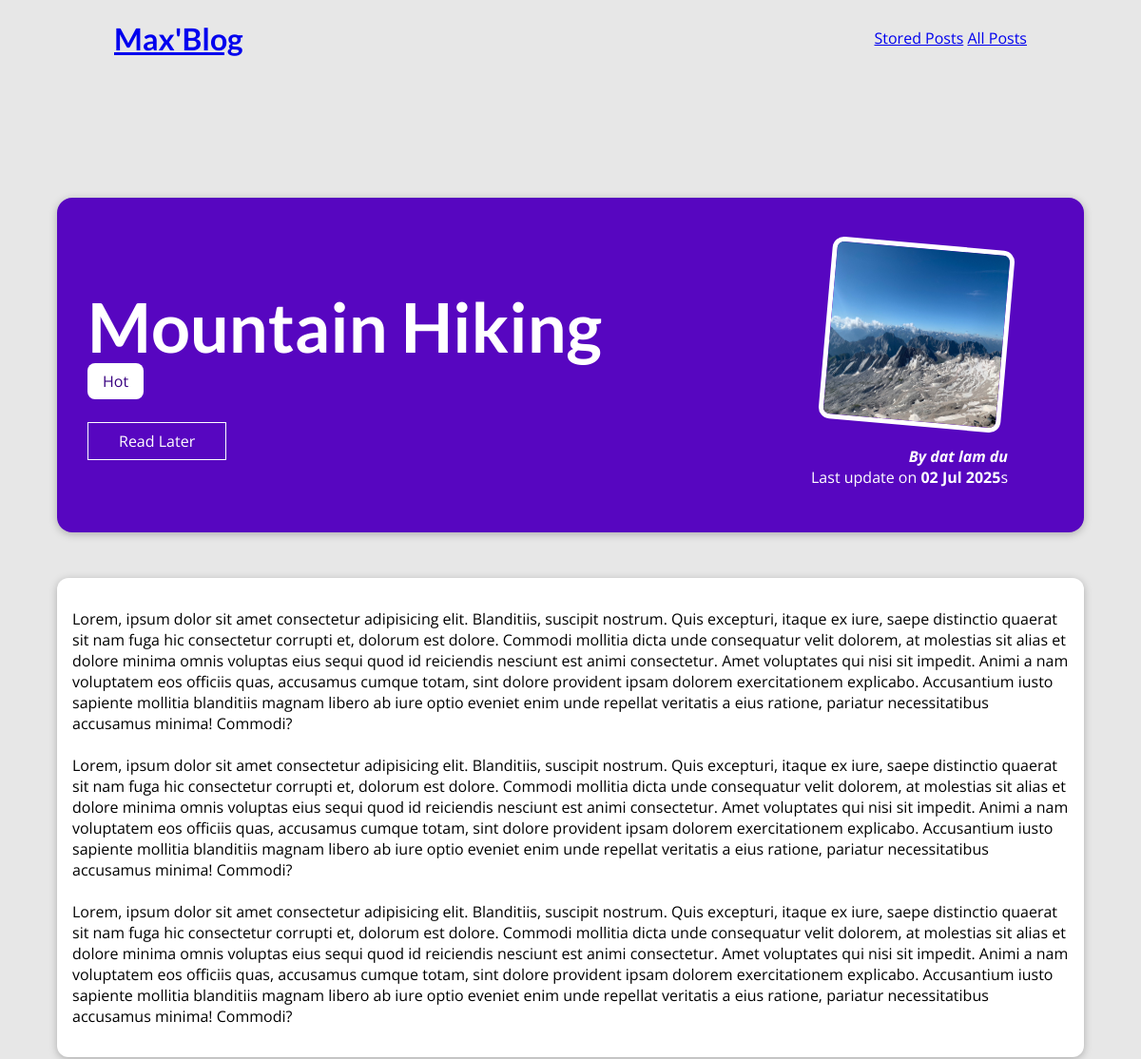
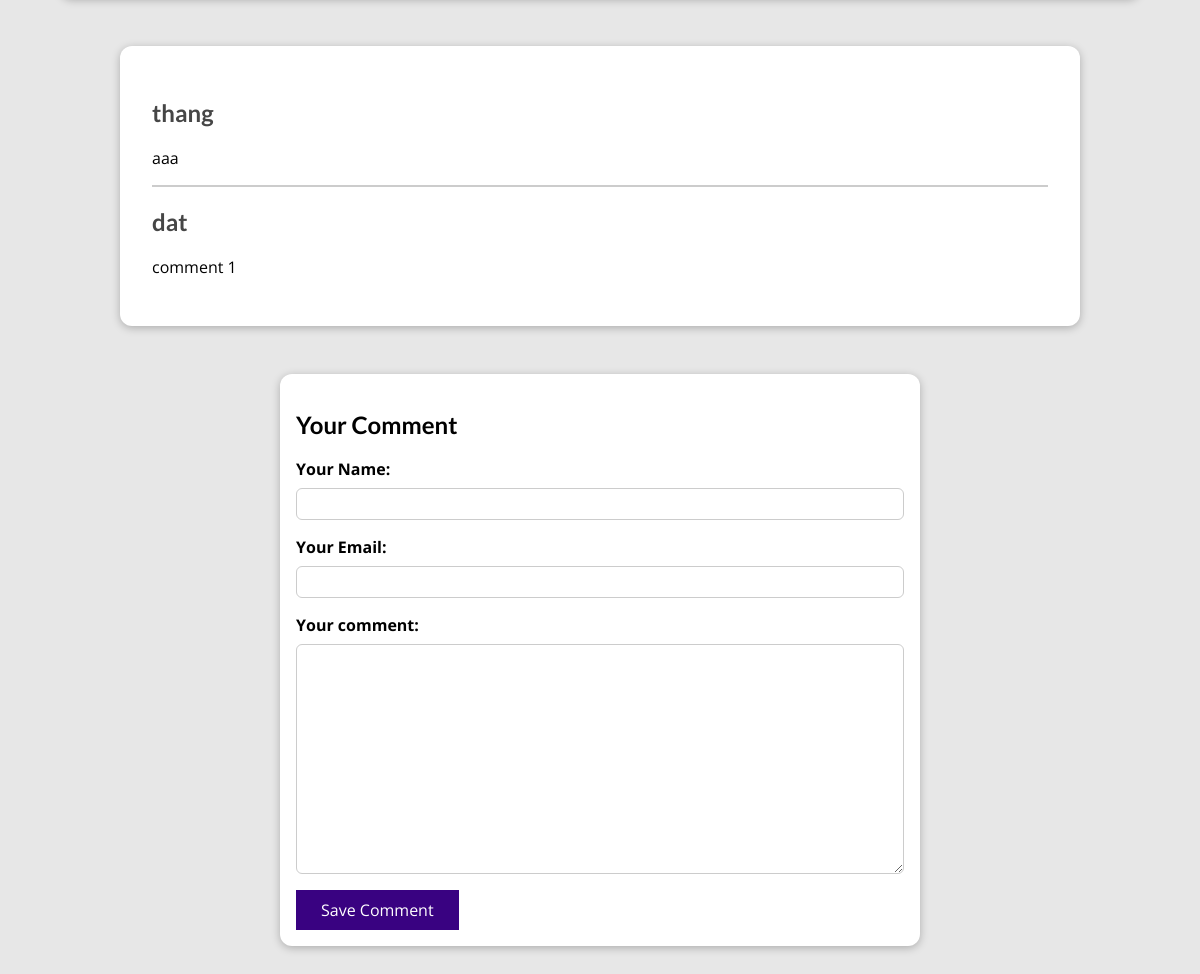
The app's page /posts/mountain-hiking with its own data (2 pictures, top to bottom).
### blog/models.py (models this page shows, shortened)
class Post(models.Model):
    title = models.CharField(max_length=150)
    excerpt = models.CharField(max_length=200)
    image = models.ImageField(upload_to="posts", null=True)
    date = models.DateField(auto_now=True)
    slug = models.SlugField(unique=True, db_index=True)
    content = models.TextField(validators=[MinLengthValidator(10)])
    author = models.ForeignKey(
        Author, on_delete=models.SET_NULL, null=True, related_name="posts")
    tags = models.ManyToManyField(Tag)

class Tag(models.Model):
    caption = models.CharField(max_length=20)

class Author(models.Model):
    first_name = models.CharField(max_length=100)
    last_name = models.CharField(max_length=100)
    email_address = models.EmailField()
    def full_name(self):
        return f"{self.first_name} {self.last_name}"
    def __str__(self):
        return self.full_name()

class Comment(models.Model):
    user_name=models.CharField(max_length=120,null=False,blank=False)
    user_email=models.EmailField()
    text=models.TextField(max_length=400,null=False,blank=False)
    post=models.ForeignKey(Post,on_delete=models.CASCADE,related_name='comments')

### blog/views.py (the view)
# urls.py: path("posts/<slug:slug>",views.SinglePostView.as_view(),name="post-detail-page"),   #/posts/my-first-post
class SinglePostView(View):
    template_name='blog/post-detail.html'
    model=Post
    def get(self,request,slug):
        post=Post.objects.get(slug=slug)
        context={
            'post':post,
            'post_tags':post.tags.all(),
            'comment_form': CommentForm(),
            "comments":post.comments.all().order_by("-id")
        }
        return render(request,'blog/post-detail.html',context)
    def post(self,request,slug):
        comment_form=CommentForm(request.POST)
        post=Post.objects.get(slug=slug)
        if comment_form.is_valid():
            comment=comment_form.save(commit=False)
            comment.post=post
            comment.save()
            return HttpResponseRedirect(reverse('post-detail-page',args=[slug]))
        context={
            'post':post,
            'post_tags':post.tags.all(),
            'comment_form': comment_form,
            "comments":post.comments.all()
        }
        return render(request,'blog/post-detail.html',context)

### blog/forms.py
class CommentForm(forms.ModelForm):
    class Meta:
        model=Comment
        exclude=['post']
        labels={
            'user_name':'Your Name',
            'user_email':'Your Email',
            'text':'Your comment'
        }

### blog/templates/blog/post-detail.html (shortened to what this page needs)
{% extends "base.html" %}
{% load static %}
{% block css_files  %}
    <link rel="stylesheet" href="{% static "blog/post-detail.css" %}"/>
{% endblock  %}
{% block content %}
<section id="summary">
    <h2>{{ post.title }}</h2>
    <div>
        {% for tag  in post_tags  %}
            <span class="tag">{{ tag.caption }}</span>
        {% endfor %}
    </div>
    <div id="read-later">
        <form action="{% url "read-later" %}" method="POST">
            <button>Read Later</button>
        </form>
    </div>
    <article>
        <img src="{{ post.image.url }}" alt={{ post.title }} />
        <address>By <a href="mailto:{{ post.author.email_address }}"> {{ post.author }}</a> </address>
        <div>
            Last update on <time>{{ post.date|date:"d M Y" }}</time>s
        </div>
    </article>
</section>
<main>
    {{post.content|linebreaks}}
</main>
<section id="comments">
    <ul>
        {% for comment in comments %}
            <li>
                <h2> {{ comment.user_name }} </h2>
                <p> {{ comment.text|linebreaks }} </p>
            </li>
        {% endfor %}
    </ul>
</section>
<section id="comment-form">
    <h2>Your Comment</h2>
    <form action="{% url "post-detail-page" post.slug %}" method="POST" novalidate>
        {% for form_field in comment_form  %}
            <div class="form-control {% if form_field.errors %}invalid{% endif %}">
                {{form_field.label_tag}}
                {{form_field}}
            </div>
        {% endfor %}
        <button>Save Comment</button>
    </form>
</section>
{% endblock  %}

### templates/base.html (shortened to what this page needs)
{% load static %}
<!DOCTYPE html>
<html lang="en">
<head>
    <link rel="stylesheet" href="{% static "app.css" %}"/>
    {% block css_files %}{% endblock  %}
</head>
<body>
    <header id="main-navigation">
        <h1>
            <a href="{% url "starting-page" %}">Max'Blog</a>
        </h1>
        <nav>
            <a href="{% url "read-later" %}">Stored Posts</a>
            <a href="{% url "posts-page" %}">All Posts</a>
        </nav>
    </header>
    {% block content  %}
    {% endblock  %}
</body>
</html>

### static/app.css (style rules this page uses)
* { box-sizing: border-box; }
html { font-family: 'Open Sans', 'Lato', sans-serif; }
body { margin: 0; }
h1, h2, h3 { font-family: 'Lato', sans-serif; font-weight: bold; }
#main-navigation { width: 100%; height: 5rem; display: flex; justify-content: space-between; align-items: center; padding: 0 10%; }

### blog/static/blog/post-detail.css (style rules this page uses)
body { background-color: #e7e7e7; }
#summary { margin: 8rem auto 3rem auto; padding: 2rem; width: 90%; max-width: 90rem; border-radius: 16px; background-color: #5706c0; position: relative; box-shadow: 0 2px 8px rgba(0, 0, 0, 0.25); height: 22rem; }
#summary h2 { color: white; font-size: 4.5rem; margin-bottom: 0.25rem; }
#summary article { position: absolute; top: 2rem; right: 3rem; padding: 1rem 2rem; border-radius: 12px; text-align: right; color: white; }
#summary article img { width: 12rem; height: 12rem; border-radius: 12px; transform: rotateZ(5deg); border: 5px solid white; margin-bottom: 1rem; }
#summary address { font-weight: bold; }
#summary a { color: white; text-decoration: none; }
#summary time { font-weight: bold; }
main { width: 90%; max-width: 90rem; margin: 3rem auto; background-color: white; padding: 1rem; border-radius: 12px; box-shadow: 0 2px 8px rgba(0, 0, 0, 0.25); }
#summary .tag { background-color: white; color:#390281; padding: 0.5rem 1rem; border-radius: 8px; }
#comment-form { margin: 3rem auto; width:90%; max-width: 40rem; border-radius: 12px; background-color: white; box-shadow: 0 2px 8px rgba(0, 0, 0, 0.25); padding: 1rem; }
#comment-form button { font:inherit; background-color: #390281; color: white; border: 1px solid #390281; padding: 0.5rem 1.5rem; }
.form-control { margin-bottom: 1rem; }
.form-control label { font-weight: bold; margin-bottom: 0.5rem; display: block; }
.form-control input, .form-control textarea { display: block; width: 100%; font:inherit; padding: 0.25rem; border-radius: 6px; border:1px solid #ccc; }
#comments { margin: 3rem auto; width:90%; max-width: 60rem; border-radius: 12px; background-color: white; box-shadow: 0 2px 8px rgba(0, 0, 0, 0.25); padding: 2rem; }
#comments ul { list-style: none; margin: 0; padding: 0; }
#comments li { margin-bottom: 1rem; border-bottom: 2px solid #ccc }
#comments li:last-of-type { border-bottom: none; }
#comments h2 { color: #464646; }
#read-later { margin: 2rem 0; }
#read-later button { background-color:transparent ; border: 1px solid white; padding: 0.5rem 2rem; font: inherit; color: white; cursor: pointer; }

### records on screen
Post: title "Mountain Hiking", image (picture), author "dat lam du", date "02 Jul 2025", content "Lorem, ipsum dolor sit amet consectetur adipisicing elit. Blanditiis, suscipit nostrum. Quis excepturi, itaque ex iure, saepe distinctio quaerat sit nam fuga hic consectetur corrupti et, dolorum est dolore. Commodi mollitia dicta unde consequatur velit dolorem, at molestias sit alias et dolore minima omnis voluptas eius sequi quod id reiciendis nesciunt est animi consectetur. Amet voluptates qui nisi sit impedit. Animi a nam voluptatem eos officiis quas, accusamus cumque totam, sint dolore provident ipsam dolorem exercitationem explicabo. Accusantium iusto sapiente mollitia blanditiis magnam libero ab iure optio eveniet enim unde repellat veritatis a eius ratione, pariatur necessitatibus…"
Tag: caption "Hot"
Comment: user_name "thang", text "aaa"
Comment: user_name "dat", text "comment 1"
